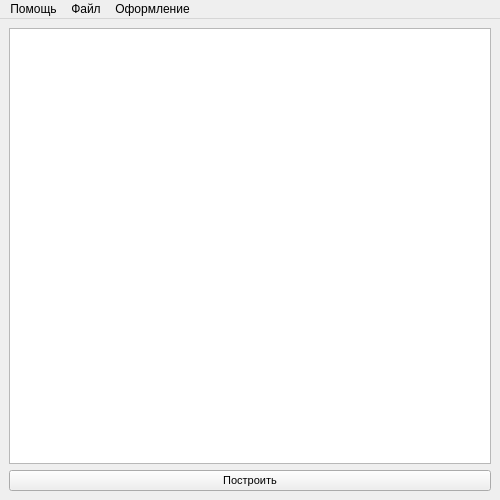
<?xml version="1.0" encoding="UTF-8"?>
<ui version="4.0">
 <class>MainWindow</class>
 <widget class="QMainWindow" name="MainWindow">
  <property name="geometry">
   <rect>
    <x>0</x>
    <y>0</y>
    <width>500</width>
    <height>500</height>
   </rect>
  </property>
  <property name="windowTitle">
   <string>Graph</string>
  </property>
  <widget class="QWidget" name="centralwidget">
   <layout class="QGridLayout" name="gridLayout">
    <item row="0" column="0">
     <widget class="QPlainTextEdit" name="inputList">
      <property name="sizePolicy">
       <sizepolicy hsizetype="Expanding" vsizetype="MinimumExpanding">
        <horstretch>0</horstretch>
        <verstretch>0</verstretch>
       </sizepolicy>
      </property>
      <property name="font">
       <font>
        <pointsize>8</pointsize>
       </font>
      </property>
      <property name="plainText">
       <string/>
      </property>
     </widget>
    </item>
    <item row="1" column="0">
     <widget class="QPushButton" name="plotButton">
      <property name="sizePolicy">
       <sizepolicy hsizetype="Minimum" vsizetype="Fixed">
        <horstretch>0</horstretch>
        <verstretch>1</verstretch>
       </sizepolicy>
      </property>
      <property name="font">
       <font>
        <pointsize>8</pointsize>
       </font>
      </property>
      <property name="text">
       <string>Построить</string>
      </property>
     </widget>
    </item>
   </layout>
  </widget>
  <widget class="QMenuBar" name="menubar">
   <property name="geometry">
    <rect>
     <x>0</x>
     <y>0</y>
     <width>500</width>
     <height>26</height>
    </rect>
   </property>
   <widget class="QMenu" name="helpMenu">
    <property name="title">
     <string>Помощь</string>
    </property>
    <addaction name="syntax_rules"/>
    <addaction name="file_rules"/>
   </widget>
   <widget class="QMenu" name="fileMenu">
    <property name="title">
     <string>Файл</string>
    </property>
    <addaction name="newFileAction"/>
    <addaction name="loadAction"/>
    <addaction name="saveAction"/>
   </widget>
   <widget class="QMenu" name="menu">
    <property name="title">
     <string>Оформление</string>
    </property>
    <addaction name="lightTheme"/>
    <addaction name="darkTheme"/>
   </widget>
   <addaction name="helpMenu"/>
   <addaction name="fileMenu"/>
   <addaction name="menu"/>
  </widget>
  <action name="syntax_rules">
   <property name="text">
    <string>Правила записи функций и множеств точек</string>
   </property>
  </action>
  <action name="loadAction">
   <property name="text">
    <string>Загрузить файл</string>
   </property>
  </action>
  <action name="saveAction">
   <property name="text">
    <string>Сохранить файл</string>
   </property>
  </action>
  <action name="exportAction">
   <property name="text">
    <string>Экспорт в формате .png</string>
   </property>
  </action>
  <action name="newFileAction">
   <property name="text">
    <string>Новый файл</string>
   </property>
  </action>
  <action name="file_rules">
   <property name="text">
    <string>Правила записи имён файлов</string>
   </property>
  </action>
  <action name="lightTheme">
   <property name="text">
    <string>Светлая тема</string>
   </property>
  </action>
  <action name="darkTheme">
   <property name="text">
    <string>Тёмная тема</string>
   </property>
  </action>
 </widget>
 <resources/>
 <connections/>
</ui>
